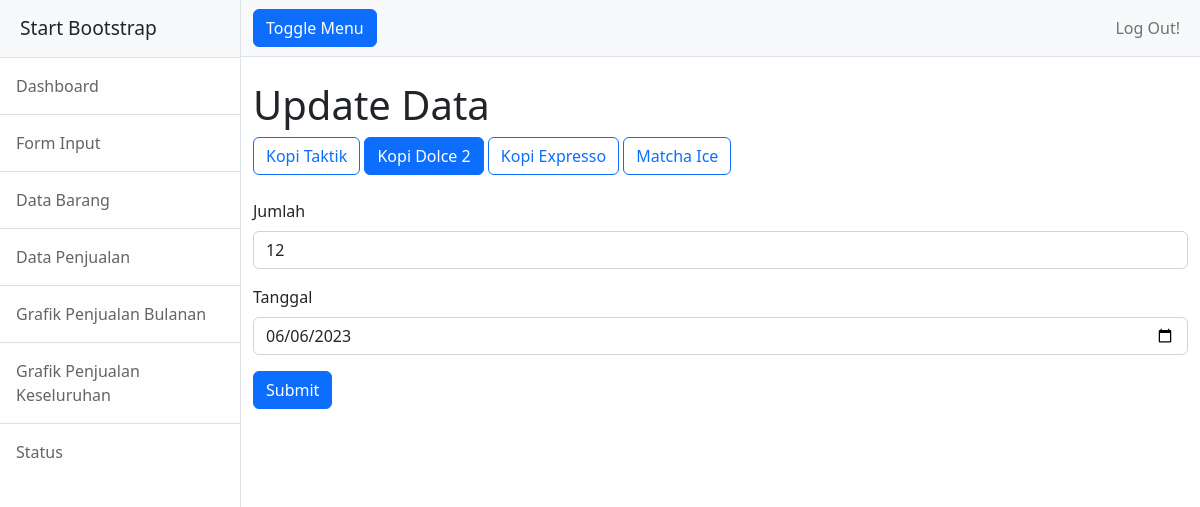
The page /dist/php/data/edit.php?id_penjualan=54 on the database its author committed.
### tables this page shows
CREATE TABLE `tb_barang` (
  `id_barang` int(11) NOT NULL,
  `barang` varchar(20) NOT NULL
);

CREATE TABLE `tb_penjualan` (
  `id_penjualan` int(11) NOT NULL,
  `id_barang` int(11) NOT NULL,
  `jumlah` int(11) NOT NULL,
  `tgl_penjualan` date NOT NULL,
  `username` varchar(255) NOT NULL
);

### dist/php/data/edit.php (the view, shortened to what this page needs)
<?php
include ('../koneksi.php');
$id_penjualan = $_GET['id_penjualan'];
$query = mysqli_query($conn, "SELECT * FROM tb_penjualan WHERE id_penjualan = '$id_penjualan'");
while($row = mysqli_fetch_array($query)){
    $jumlah = $row['jumlah'];
    $tgl_penjualan = $row['tgl_penjualan'];
}
$loopbarang = mysqli_query($conn, "SELECT * FROM tb_barang");
?>
<!DOCTYPE html>
<html lang="en">
    <head>
        <link href="../../css/styles.css" rel="stylesheet" />
    </head>
    <body>
        <div class="d-flex" id="wrapper">
				<div class="border-end bg-white" id="sidebar-wrapper">
					<div class="sidebar-heading border-bottom bg-light">Start Bootstrap</div>
					<div class="list-group list-group-flush">
						<a class="list-group-item list-group-item-action list-group-item-light p-3" href="../index.php">Dashboard</a>
						<a class="list-group-item list-group-item-action list-group-item-light p-3" href="input.php">Form
							Input</a>
						<a class="list-group-item list-group-item-action list-group-item-light p-3" href="#">Data Barang</a>
						<a class="list-group-item list-group-item-action list-group-item-light p-3" href="#!">Data Penjualan</a>
						<a class="list-group-item list-group-item-action list-group-item-light p-3"
							href="graph-bulan.php">Grafik Penjualan
							Bulanan</a>
						<a class="list-group-item list-group-item-action list-group-item-light p-3" href="index.php">Grafik
							Penjualan
							Keseluruhan</a>
						<a class="list-group-item list-group-item-action list-group-item-light p-3" href="#!">Status</a>
					</div>
				</div>
				<div id="page-content-wrapper">
					<nav class="navbar navbar-expand-lg navbar-light bg-light border-bottom">
						<div class="container-fluid">
							<button class="btn btn-primary" id="sidebarToggle">Toggle Menu</button>
							<div class="collapse navbar-collapse" id="navbarSupportedContent">
								<ul class="navbar-nav ms-auto mt-2 mt-lg-0">
									<li class="nav-item active"><a class="nav-link" href="#!">Log Out!</a></li>
								</ul>
							</div>
						</div>
					</nav>
                <div class="container-fluid">
                    <h1 class="mt-4">Update Data</h1>
                        <form method="post" action="update.php">
                            <div class="mb-3">
                                <?php $i = 1; ?>
                                <?php while($row = mysqli_fetch_array($loopbarang)) :?>
                                <div class="btn-group mb-2" role="group" aria-label="Basic radio toggle button group">
                                    <label class="btn btn-outline-primary" for="<?php echo $i; ?>"><?php echo $row["barang"] ?></label>
                                </div>
                                <?php $i++ ?>
                                <?php endwhile; ?>
                            </div>
                            <div class="mb-3">
                                <label for="jumlah" class="form-label">Jumlah</label>
                                <input type="number" class="form-control" id="jumlah" name="jumlah" value=<?php echo $jumlah ?>>
                            </div>
                            <div class="mb-3">
                                <label for="tgl_penjualan" class="form-label">Tanggal</label>
                                <input type="date" class="form-control" id="tgl_penjualan" name="tgl_penjualan" value=<?php echo $tgl_penjualan ?>>
                            </div>
                                <button type="submit" class="btn btn-primary" name="update" value="Update">Submit</button>
                        </form>
                </div>
        </div>
    </body>
</html>

### rows shown on the page
tb_barang: barang "Kopi Taktik"
tb_barang: barang "Kopi Dolce 2"
tb_barang: barang "Kopi Expresso"
tb_barang: barang "Matcha Ice"
tb_penjualan: jumlah "12", tgl_penjualan "06/06/2023"
